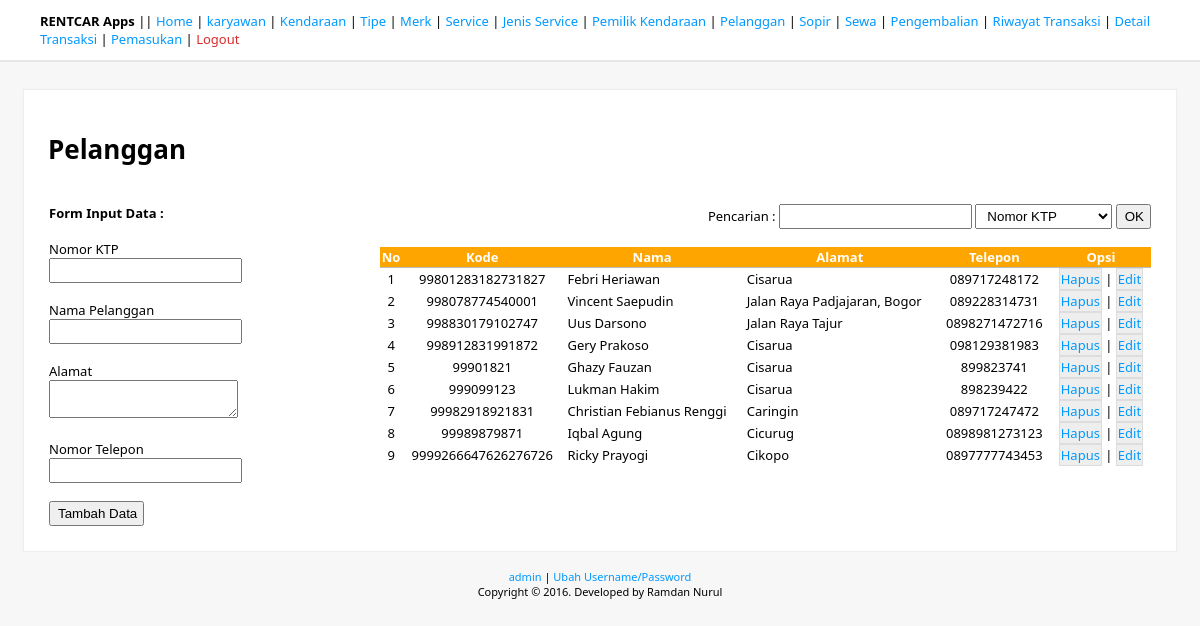
Screenshot of /pelanggan/index.php (signed in) with the database file from the repository.
### tables this page shows
CREATE TABLE IF NOT EXISTS `tb_pelanggan` (
  `NoKTP` varchar(20) NOT NULL,
  `NmPelanggan` varchar(50) NOT NULL,
  `AlmtPelanggan` text NOT NULL,
  `TelpPelanggan` varchar(20) NOT NULL
);

### libs/pdo.class.crud.php (called while the page is built, shortened)
<?php
class crud extends PDO{
	public function select($tabel, $rows, $where = null, $order = null, $limit = null, $group = null){
		$command = 'SELECT '.$rows.' FROM '.$tabel;
		$query = parent::prepare($command);
		$query->execute();
		$posts = array();
		while ($row = $query->fetch(PDO::FETCH_ASSOC)) {
			$posts[] = $row;
		}
		return $this->result =  json_encode(array('stand'=>$posts));
	}
}
?>

### pelanggan/index.php (the view, shortened to what this page needs)
<?php
include("../libs/library.php");
$title_page = "Pelanggan";
$db_table = "tb_pelanggan";
$btn_submit = '<input type="submit" name="inp_submit" value="Tambah Data">';
$ambildata = json_decode($db->select($db_table,"*"));
$dis_input = "";
$e_inp_kode = "";
$e_inp_nama = "";
$e_inp_alamat = "";
$e_inp_telp = "";
$s_filter = array(
 'NoKTP' => "Nomor KTP",
 'NmPelanggan' => "Nama Pelanggan"
);
?>
<!DOCTYPE html>
<html>
<head>
    <link rel="stylesheet" href="../css/main.css">
</head>
<body>
<?php echo get_navbar1() ?>
<div class="kotak-utama">
<h1><?php echo $title_page ?></h1>
<br>
<table width="100%" border="0">
 <tr>
  <td width="30%" valign="top">
    <form method="post">
     <strong class="title-form">Form Input Data : </strong><br><br>
      Nomor KTP <br>
      <input type="text" name="inp_kode" value="<?php echo $e_inp_kode ?>" <?php echo $dis_input ?> required><br><br>
      Nama Pelanggan <br>
      <input type="text" name="inp_nama" value="<?php echo $e_inp_nama ?>" required><br><br>
       Alamat <br>
     <textarea type="text" name="inp_alamat" required><?php echo $e_inp_alamat ?></textarea><br><br>
       Nomor Telepon <br>
      <input type="text" name="inp_telp" value="<?php echo $e_inp_telp ?>" required><br><br>
      <?php echo $btn_submit ?>
   </form>
  </td>
  <td valign="top">
   <form method="post" action="?f" class="align-right">
    Pencarian : <input type="text" name="inp_cari" value="<?php echo @$e_safe_cari ?>">
    <select name="inp_filter">
     <?php
    foreach($s_filter as $key => $value){
     $e_safe_filter==$key?$statSelect="Selected":$statSelect="";
     ?>
     <option value="<?php echo $key ?>" <?php echo $statSelect ?>><?php echo $value ?></option>
     <?php
    }
    ?>
    </select>
    <input type="submit" name="inp_btn_cari" value="OK">
   </form>
     <br>
   <table class="table" width="100%">
    <thead>
     <tr>
      <th>No</th>
      <th>Kode</th>
      <th>Nama</th>
      <th>Alamat</th>
      <th>Telepon</th>
      <th>Opsi</th>
     </tr>
    </thead>
    <?php
    if (!count($ambildata->stand)) {
     $standMessage = "<center>Data Kosong!</center>";
    }else{
    foreach($ambildata->stand as $idx => $stand){
    $idx++;
    echo "<tbody><tr>";
    ?>
    <td>
     <?php echo $idx ?>
    </td>
    <td>
     <?php echo $stand->NoKTP ?>
    </td>
    <td class="align-left">
     <?php echo $stand->NmPelanggan ?>
    </td>
    <td class="align-left">
     <?php echo $stand->AlmtPelanggan ?>
    </td>
    <td>
     <?php echo $stand->TelpPelanggan ?>
    </td>
    <td>
     <a href="?x/<?php echo $stand->NoKTP ?>">Hapus</a> |
     <a href="?e/<?php echo $stand->NoKTP ?>">Edit</a>
    </td>
    <?php
    echo "</tr></tbody>";
    }}
    ?>
   </table>
  </td>
 </tr>
</table>
</div>
 <br> <?php echo getFooter() ?> </body>
</html>

### css/main.css (style rules this page uses)
body { padding: 0; margin: 0; font-family: 'Segoe UI'; font-size: 13px; background: #F7F7F7; }
.kotak-utama { width: 92%; margin: auto; margin-top: 30px; padding: 2%; background: #FFF; box-shadow:0px 0px 1px 1px #EEE; }
.table > thead > tr { background: orange; color: #FFF; border-bottom: 1px solid #BBB; }
.table > tbody > tr > td { text-align: center; padding-left: 5px; padding-right: 5px; padding-top: 2px; padding-bottom: 2px; }
.table > tbody > tr > td > a { background: #eee; padding: 1px; border: 1px solid #DDD; transition: all ease 0.3s; }
.align-right { text-align: right!important; }
.align-left { text-align: left!important; }
table { border-collapse: collapse; }
a { text-decoration: none; color: #09f; cursor: pointer; }
form > input,form > select, form > select, form > textarea { padding: 3px; padding-left: 7px; padding-right: 5px; }

### rows the page displays
tb_pelanggan: NoKTP "99801283182731827", NmPelanggan "Febri Heriawan", AlmtPelanggan "Cisarua", TelpPelanggan "089717248172"
tb_pelanggan: NoKTP "998078774540001", NmPelanggan "Vincent Saepudin", AlmtPelanggan "Jalan Raya Padjajaran, Bogor", TelpPelanggan "089228314731"
tb_pelanggan: NoKTP "998830179102747", NmPelanggan "Uus Darsono", AlmtPelanggan "Jalan Raya Tajur", TelpPelanggan "0898271472716"
tb_pelanggan: NoKTP "998912831991872", NmPelanggan "Gery Prakoso", AlmtPelanggan "Cisarua", TelpPelanggan "098129381983"
tb_pelanggan: NoKTP "99901821", NmPelanggan "Ghazy Fauzan", AlmtPelanggan "Cisarua", TelpPelanggan "899823741"
tb_pelanggan: NoKTP "999099123", NmPelanggan "Lukman Hakim", AlmtPelanggan "Cisarua", TelpPelanggan "898239422"
tb_pelanggan: NoKTP "99982918921831", NmPelanggan "Christian Febianus Renggi", AlmtPelanggan "Caringin", TelpPelanggan "089717247472"
tb_pelanggan: NoKTP "99989879871", NmPelanggan "Iqbal Agung", AlmtPelanggan "Cicurug", TelpPelanggan "0898981273123"
tb_pelanggan: NoKTP "9999266647626276726", NmPelanggan "Ricky Prayogi", AlmtPelanggan "Cikopo", TelpPelanggan "0897777743453"

### other values shown
$title_page "Pelanggan"
$_SESSION['config_username'] "admin"
form field inp_filter "Nomor KTP"
